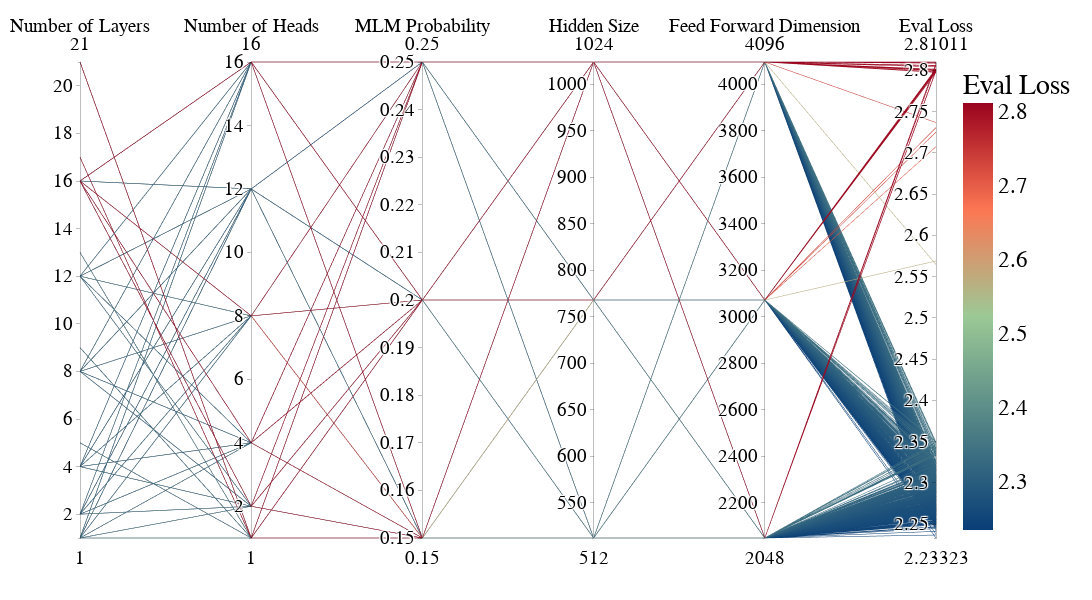

The code cell stored with this chart in its notebook:
### Code cell
import plotly.express as px
df = pd.read_csv(hyperparameter_summary_file)
custom_colors = [
    [0.0, "#083D77"],
    [0.5, "#9BC995"],
    [0.75, "#FC7753"],
    [1.0, "#9A031E"]
]
df = df.rename(columns={
    "n_layers": "Number of Layers",
    "n_heads": "Number of Heads",
    "mlm_prob": "MLM Probability",
    "hidden_size": "Hidden Size",
    "d_ff": "Feed Forward Dimension",
    "best_eval_loss": "Eval Loss"
})

fig2 = px.parallel_coordinates(
    df,
    color="Eval Loss",
    dimensions=[
        "Number of Layers",
        "Number of Heads",
        "MLM Probability",
        "Hidden Size",
        "Feed Forward Dimension",
        "Eval Loss"
    ],
    color_continuous_scale=custom_colors,
    range_color=[df["Eval Loss"].min(), df["Eval Loss"].max()]
)

# Apply exact same layout/font as first figure
fig2.update_layout(
    autosize=False,
    width=1400,
     height=600,
    margin=dict(l=80, r=60, t=60, b=60),
    plot_bgcolor="white",
    font=dict(family="Arial", size=23, color="black")
)

fig2.show()

### Figure 1 — Plotly figure (JSON) as saved in the notebook; plotly's stock layout.template omitted (floating-point values rounded to 4 significant figures; data arrays with more than 128 entries replaced by an {"elided": "..."} marker saying what was removed)
{"data": [{"dimensions": [{"label": "Number of Layers", "values": {"elided": "902 int values"}}, {"label": "Number of Heads", "values": {"elided": "902 int values"}}, {"label": "MLM Probability", "values": {"elided": "902 float values"}}, {"label": "Hidden Size", "values": {"elided": "902 int values"}}, {"label": "Feed Forward Dimension", "values": {"elided": "902 int values"}}, {"label": "Eval Loss", "values": {"elided": "902 float values"}}], "domain": {"x": [0, 1], "y": [0, 1]}, "line": {"color": {"elided": "902 float values"}, "coloraxis": "coloraxis"}, "name": "", "type": "parcoords"}], "layout": {"autosize": false, "coloraxis": {"cmax": 2.81, "cmin": 2.233, "colorbar": {"title": {"text": "Eval Loss"}}, "colorscale": [[0, "#083D77"], [0.5, "#9BC995"], [0.75, "#FC7753"], [1, "#9A031E"]]}, "font": {"color": "black", "family": "Arial", "size": 23}, "height": 600, "legend": {"tracegroupgap": 0}, "margin": {"b": 60, "l": 80, "r": 60, "t": 60}, "plot_bgcolor": "white", "width": 1400}}
